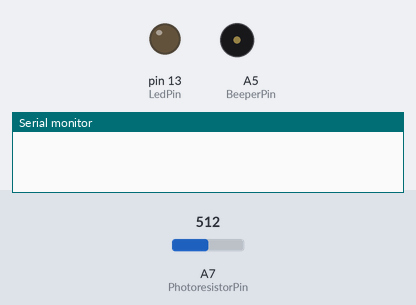
This sketch was run on a simulated Arduino Nano, built with avr-gcc and run on an emulated ATmega328P. Shown: output pins drawn as LEDs (lit = HIGH), buzzer (waves = sounding, pin HIGH), the last lines printed to the serial monitor. Dashed ring = blinking. The inputs (shaded band) are chosen by the test bench; at power-on: A7 (PhotoresistorPin) = 512.

Above: at 0.01 s.
At 1.4 s:
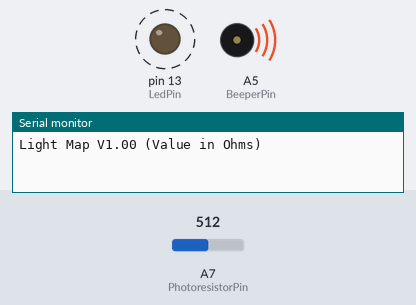
1.5 s: A7 (PhotoresistorPin) set to 16
4.5 s: A7 (PhotoresistorPin) set to 13
At 4.67 s:
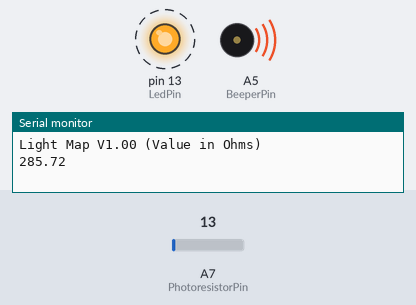
Timing chart, 0 to 58.8 s (numbered marks = the images above; inputs shaded):
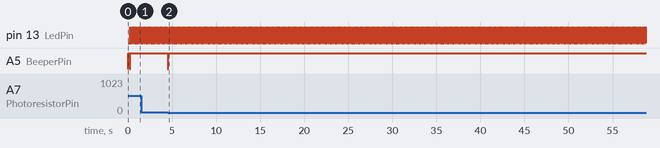

Measured:
- after the input at 4.5 s, A5 (BeeperPin): HIGH → LOW at once, → HIGH 0.05 s later
- by itself, pin 13 (LedPin): alternates HIGH for 0.02 s and LOW for 0.02 s

The sketch:

LightMap.ino
```cpp
// (licence header left out)
 const int PhotoresistorPin = A7; // Pin where the photoresistor is connected (to the ground, with 18Ko pullup resistor)
       int BeeperPin = A5;        // The beeper is connected between this pin and +5V
       int LedPin  = 13;          // Standard LED on pin 13;
       int Samples = 200;         // Number of analog samples per value (averaging)
       int ClosedVal = 150;       // Value below witch the contact is considered closed
       float Rpullup = 18000;     // Pullup resistor (can be changed depending on LDR type and useable range)
       float Vcc = 5.0;           // Power supply (usually 5V or 3.3V)
       float Version = 1.00;      // Software version


// the setup function runs once when you press reset or power the board
// 2 beeps at start (1 long beep if serial port fails to start)
void setup() {

  // initialize led pin as an output.
  pinMode(LedPin, OUTPUT);
  // initialize beeper pin as an output.
  pinMode(BeeperPin, OUTPUT);
  digitalWrite(BeeperPin, LOW);    // turn the beeper on
  delay(50);                       // wait for 50 ms

  Serial.begin(115200);
  while (!Serial) {
    ; // wait for serial port to connect. Needed for Leonardo only
  }

  // prints title with ending line break
  Serial.print("Light Map V"); Serial.print(Version);Serial.println(" (Value in Ohms)");

  digitalWrite(BeeperPin, HIGH);   // turn the beeper off
  delay(150);              // wait a bit
  digitalWrite(BeeperPin, LOW);    // turn the beeper on
  delay(50);              // wait for 50 ms
  digitalWrite(BeeperPin, HIGH);   // turn the beeper off

}

long  val, val1, val2, val3;
float Vout,R;

// the loop function runs over and over again forever
void loop() {
  val=0;
  for (int cnt=0; cnt < Samples; cnt++){ val+= analogRead(PhotoresistorPin); }
  val = (val*10) / Samples;
  if ((val<ClosedVal) && (val1>ClosedVal) && (val2>ClosedVal) && (val3>ClosedVal))
   {
    digitalWrite(LedPin, LOW);
    Vout=((val3)*Vcc)/10240.0;
    R=Rpullup*((Vcc/(Vcc-Vout)) -1);
 //   Serial.print(Vout);
 //   Serial.print("V ");
    Serial.print(R);
 //   Serial.print("Ohms ");
 //   Serial.print(val3);
    Serial.println();
    digitalWrite(BeeperPin, LOW);    // turn the beeper on
    delay(50);              // wait for 50 ms
    digitalWrite(BeeperPin, HIGH);   // turn the beeper off
   }
  digitalWrite(LedPin, !digitalRead(LedPin));
  val3=val2;
  val2=val1;
  val1=val;
}
```
